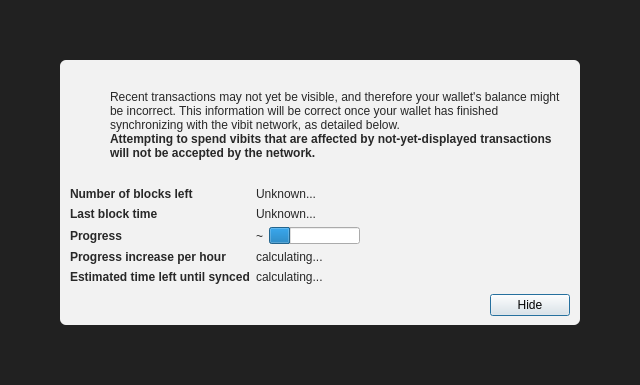
<?xml version="1.0" encoding="UTF-8"?>
<ui version="4.0">
 <class>ModalOverlay</class>
 <widget class="QWidget" name="ModalOverlay">
  <property name="geometry">
   <rect>
    <x>0</x>
    <y>0</y>
    <width>640</width>
    <height>385</height>
   </rect>
  </property>
  <property name="windowTitle">
   <string>Form</string>
  </property>
  <layout class="QVBoxLayout" name="verticalLayout" stretch="0">
   <property name="sizeConstraint">
    <enum>QLayout::SetDefaultConstraint</enum>
   </property>
   <property name="leftMargin">
    <number>0</number>
   </property>
   <property name="topMargin">
    <number>0</number>
   </property>
   <property name="rightMargin">
    <number>0</number>
   </property>
   <property name="bottomMargin">
    <number>0</number>
   </property>
   <item>
    <widget class="QWidget" name="bgWidget" native="true">
     <property name="styleSheet">
      <string notr="true">#bgWidget { background: rgba(0,0,0,220); }</string>
     </property>
     <layout class="QVBoxLayout" name="verticalLayoutMain" stretch="1">
      <property name="leftMargin">
       <number>60</number>
      </property>
      <property name="topMargin">
       <number>60</number>
      </property>
      <property name="rightMargin">
       <number>60</number>
      </property>
      <property name="bottomMargin">
       <number>60</number>
      </property>
      <item>
       <widget class="QWidget" name="contentWidget" native="true">
        <property name="styleSheet">
         <string notr="true">#contentWidget { background: rgba(255,255,255,240); border-radius: 6px; }

QLabel { color: rgb(40,40,40);  }</string>
        </property>
        <layout class="QVBoxLayout" name="verticalLayoutSub" stretch="1,0,0,0">
         <property name="spacing">
          <number>0</number>
         </property>
         <property name="leftMargin">
          <number>10</number>
         </property>
         <property name="topMargin">
          <number>10</number>
         </property>
         <property name="rightMargin">
          <number>10</number>
         </property>
         <property name="bottomMargin">
          <number>10</number>
         </property>
         <item>
          <layout class="QHBoxLayout" name="horizontalLayoutIconText" stretch="0,1">
           <property name="topMargin">
            <number>20</number>
           </property>
           <item>
            <layout class="QVBoxLayout" name="verticalLayoutIcon">
             <property name="leftMargin">
              <number>0</number>
             </property>
             <item>
              <widget class="QPushButton" name="warningIcon">
               <property name="enabled">
                <bool>false</bool>
               </property>
               <property name="text">
                <string/>
               </property>
               <property name="icon">
                <iconset>
                 <normaloff>:/icons/warning</normaloff>
                 <disabledoff>:/icons/warning</disabledoff>:/icons/warning</iconset>
               </property>
               <property name="iconSize">
                <size>
                 <width>48</width>
                 <height>48</height>
                </size>
               </property>
               <property name="flat">
                <bool>true</bool>
               </property>
              </widget>
             </item>
             <item>
              <spacer name="verticalSpacerWarningIcon">
               <property name="orientation">
                <enum>Qt::Vertical</enum>
               </property>
               <property name="sizeHint" stdset="0">
                <size>
                 <width>20</width>
                 <height>40</height>
                </size>
               </property>
              </spacer>
             </item>
            </layout>
           </item>
           <item>
            <layout class="QVBoxLayout" name="verticalLayoutInfoText">
             <property name="leftMargin">
              <number>0</number>
             </property>
             <property name="topMargin">
              <number>0</number>
             </property>
             <item>
              <widget class="QLabel" name="infoText">
               <property name="text">
                <string>Recent transactions may not yet be visible, and therefore your wallet's balance might be incorrect. This information will be correct once your wallet has finished synchronizing with the vibit network, as detailed below.</string>
               </property>
               <property name="textFormat">
                <enum>Qt::RichText</enum>
               </property>
               <property name="wordWrap">
                <bool>true</bool>
               </property>
              </widget>
             </item>
             <item>
              <widget class="QLabel" name="infoTextStrong">
               <property name="font">
                <font>
                 <weight>75</weight>
                 <bold>true</bold>
                </font>
               </property>
               <property name="text">
                <string>Attempting to spend vibits that are affected by not-yet-displayed transactions will not be accepted by the network.</string>
               </property>
               <property name="textFormat">
                <enum>Qt::RichText</enum>
               </property>
               <property name="wordWrap">
                <bool>true</bool>
               </property>
              </widget>
             </item>
             <item>
              <spacer name="verticalSpacerInTextSpace">
               <property name="orientation">
                <enum>Qt::Vertical</enum>
               </property>
               <property name="sizeHint" stdset="0">
                <size>
                 <width>20</width>
                 <height>40</height>
                </size>
               </property>
              </spacer>
             </item>
            </layout>
           </item>
          </layout>
         </item>
         <item>
          <spacer name="verticalSpacerAfterText">
           <property name="orientation">
            <enum>Qt::Vertical</enum>
           </property>
           <property name="sizeHint" stdset="0">
            <size>
             <width>20</width>
             <height>40</height>
            </size>
           </property>
          </spacer>
         </item>
         <item>
          <layout class="QFormLayout" name="formLayout">
           <property name="fieldGrowthPolicy">
            <enum>QFormLayout::FieldsStayAtSizeHint</enum>
           </property>
           <property name="horizontalSpacing">
            <number>6</number>
           </property>
           <property name="verticalSpacing">
            <number>6</number>
           </property>
           <property name="topMargin">
            <number>10</number>
           </property>
           <item row="0" column="0">
            <widget class="QLabel" name="labelNumberOfBlocksLeft">
             <property name="font">
              <font>
               <weight>75</weight>
               <bold>true</bold>
              </font>
             </property>
             <property name="text">
              <string>Number of blocks left</string>
             </property>
            </widget>
           </item>
           <item row="0" column="1">
            <widget class="QLabel" name="numberOfBlocksLeft">
             <property name="text">
              <string>Unknown...</string>
             </property>
            </widget>
           </item>
           <item row="1" column="0">
            <widget class="QLabel" name="labelLastBlockTime">
             <property name="font">
              <font>
               <weight>75</weight>
               <bold>true</bold>
              </font>
             </property>
             <property name="text">
              <string>Last block time</string>
             </property>
            </widget>
           </item>
           <item row="1" column="1">
            <widget class="QLabel" name="newestBlockDate">
             <property name="sizePolicy">
              <sizepolicy hsizetype="Maximum" vsizetype="Preferred">
               <horstretch>0</horstretch>
               <verstretch>0</verstretch>
              </sizepolicy>
             </property>
             <property name="text">
              <string>Unknown...</string>
             </property>
            </widget>
           </item>
           <item row="2" column="0">
            <widget class="QLabel" name="labelSyncDone">
             <property name="font">
              <font>
               <weight>75</weight>
               <bold>true</bold>
              </font>
             </property>
             <property name="text">
              <string>Progress</string>
             </property>
            </widget>
           </item>
           <item row="2" column="1">
            <layout class="QHBoxLayout" name="horizontalLayoutSync" stretch="0,1">
             <item>
              <widget class="QLabel" name="percentageProgress">
               <property name="text">
                <string notr="true">~</string>
               </property>
              </widget>
             </item>
             <item>
              <widget class="QProgressBar" name="progressBar">
               <property name="value">
                <number>24</number>
               </property>
               <property name="format">
                <string/>
               </property>
              </widget>
             </item>
            </layout>
           </item>
           <item row="4" column="0">
            <widget class="QLabel" name="labelProgressIncrease">
             <property name="font">
              <font>
               <weight>75</weight>
               <bold>true</bold>
              </font>
             </property>
             <property name="text">
              <string>Progress increase per hour</string>
             </property>
            </widget>
           </item>
           <item row="4" column="1">
            <widget class="QLabel" name="progressIncreasePerH">
             <property name="text">
              <string>calculating...</string>
             </property>
            </widget>
           </item>
           <item row="5" column="0">
            <widget class="QLabel" name="labelEstimatedTimeLeft">
             <property name="font">
              <font>
               <weight>75</weight>
               <bold>true</bold>
              </font>
             </property>
             <property name="text">
              <string>Estimated time left until synced</string>
             </property>
            </widget>
           </item>
           <item row="5" column="1">
            <widget class="QLabel" name="expectedTimeLeft">
             <property name="text">
              <string>calculating...</string>
             </property>
            </widget>
           </item>
          </layout>
         </item>
         <item>
          <layout class="QHBoxLayout" name="horizontalLayoutButtons">
           <property name="leftMargin">
            <number>10</number>
           </property>
           <property name="topMargin">
            <number>10</number>
           </property>
           <item>
            <spacer name="horizontalSpacer">
             <property name="orientation">
              <enum>Qt::Horizontal</enum>
             </property>
             <property name="sizeHint" stdset="0">
              <size>
               <width>40</width>
               <height>20</height>
              </size>
             </property>
            </spacer>
           </item>
           <item>
            <widget class="QPushButton" name="closeButton">
             <property name="text">
              <string>Hide</string>
             </property>
             <property name="shortcut">
              <string>Esc</string>
             </property>
             <property name="focusPolicy">
              <enum>Qt::StrongFocus</enum>
             </property>
             <property name="default">
              <bool>true</bool>
             </property>
            </widget>
           </item>
          </layout>
         </item>
        </layout>
       </widget>
      </item>
     </layout>
    </widget>
   </item>
  </layout>
 </widget>
 <resources/>
 <connections/>
</ui>
